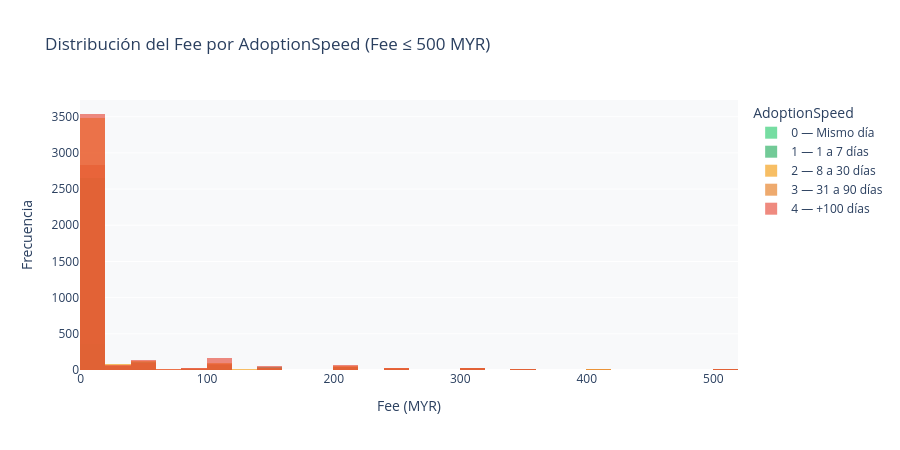

The notebook cell saved with this chart:
### Markdown cell above
### 5.2 · Fee de adopción

### Code cell
df_fee = df[df["Fee"] <= 500]
fig = go.Figure()
for spd in sorted(df["AdoptionSpeed"].unique()):
    sub = df_fee[df_fee["AdoptionSpeed"]==spd]["Fee"]
    fig.add_trace(go.Histogram(
        x=sub, nbinsx=40, name=SPEED_LABELS[spd],
        marker_color=SPEED_COLORS[spd], opacity=0.65,
    ))
fig.update_layout(
    barmode="overlay",
    title="Distribución del Fee por AdoptionSpeed (Fee ≤ 500 MYR)",
    xaxis_title="Fee (MYR)", yaxis_title="Frecuencia",
    height=450, plot_bgcolor=BG_COLOR, paper_bgcolor="white",
    legend_title="AdoptionSpeed"
)
fig.show()

### Figure 1 — Plotly figure (JSON) as saved in the notebook; plotly's stock layout.template omitted (floating-point values rounded to 4 significant figures; data arrays with more than 128 entries replaced by an {"elided": "..."} marker saying what was removed)
{"data": [{"marker": {"color": "#2ecc71"}, "name": "0 — Mismo día", "nbinsx": 40, "opacity": 0.65, "type": "histogram", "x": {"elided": "409 int values"}}, {"marker": {"color": "#27ae60"}, "name": "1 — 1 a 7 días", "nbinsx": 40, "opacity": 0.65, "type": "histogram", "x": {"elided": "3082 int values"}}, {"marker": {"color": "#f39c12"}, "name": "2 — 8 a 30 días", "nbinsx": 40, "opacity": 0.65, "type": "histogram", "x": {"elided": "4017 int values"}}, {"marker": {"color": "#e67e22"}, "name": "3 — 31 a 90 días", "nbinsx": 40, "opacity": 0.65, "type": "histogram", "x": {"elided": "3252 int values"}}, {"marker": {"color": "#e74c3c"}, "name": "4 — +100 días", "nbinsx": 40, "opacity": 0.65, "type": "histogram", "x": {"elided": "4189 int values"}}], "layout": {"barmode": "overlay", "height": 450, "legend": {"title": {"text": "AdoptionSpeed"}}, "paper_bgcolor": "white", "plot_bgcolor": "#F8F9FA", "title": {"text": "Distribución del Fee por AdoptionSpeed (Fee ≤ 500 MYR)"}, "xaxis": {"title": {"text": "Fee (MYR)"}}, "yaxis": {"title": {"text": "Frecuencia"}}}}
